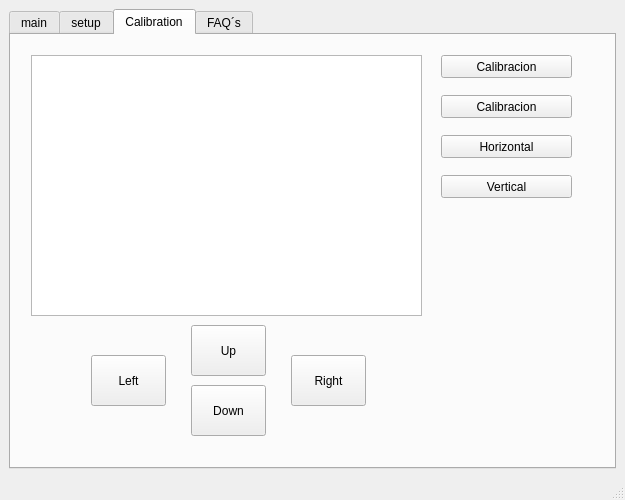
<?xml version="1.0" encoding="UTF-8"?>
<ui version="4.0">
 <class>Sistemadeposicionamiento</class>
 <widget class="QMainWindow" name="Sistemadeposicionamiento">
  <property name="geometry">
   <rect>
    <x>0</x>
    <y>0</y>
    <width>625</width>
    <height>500</height>
   </rect>
  </property>
  <property name="windowTitle">
   <string>Sistema de posiconamiento</string>
  </property>
  <widget class="QWidget" name="centralwidget">
   <layout class="QHBoxLayout" name="horizontalLayout">
    <item>
     <widget class="QTabWidget" name="tabWidget">
      <property name="currentIndex">
       <number>2</number>
      </property>
      <widget class="QWidget" name="tab">
       <attribute name="title">
        <string>main</string>
       </attribute>
       <widget class="QPushButton" name="pushButton">
        <property name="geometry">
         <rect>
          <x>30</x>
          <y>30</y>
          <width>251</width>
          <height>21</height>
         </rect>
        </property>
        <property name="text">
         <string>PushButton</string>
        </property>
       </widget>
       <widget class="QPushButton" name="pushButton_2">
        <property name="geometry">
         <rect>
          <x>30</x>
          <y>60</y>
          <width>251</width>
          <height>21</height>
         </rect>
        </property>
        <property name="text">
         <string>PushButton</string>
        </property>
       </widget>
       <widget class="QPushButton" name="pushButton_3">
        <property name="geometry">
         <rect>
          <x>30</x>
          <y>90</y>
          <width>251</width>
          <height>21</height>
         </rect>
        </property>
        <property name="text">
         <string>PushButton</string>
        </property>
       </widget>
       <widget class="QPushButton" name="pushButton_4">
        <property name="geometry">
         <rect>
          <x>30</x>
          <y>120</y>
          <width>251</width>
          <height>21</height>
         </rect>
        </property>
        <property name="text">
         <string>PushButton</string>
        </property>
       </widget>
       <widget class="QPushButton" name="pushButton_5">
        <property name="geometry">
         <rect>
          <x>30</x>
          <y>150</y>
          <width>251</width>
          <height>21</height>
         </rect>
        </property>
        <property name="text">
         <string>PushButton</string>
        </property>
       </widget>
       <widget class="QPushButton" name="pushButton_6">
        <property name="geometry">
         <rect>
          <x>30</x>
          <y>180</y>
          <width>251</width>
          <height>21</height>
         </rect>
        </property>
        <property name="text">
         <string>PushButton</string>
        </property>
       </widget>
       <widget class="QTableView" name="tableView">
        <property name="geometry">
         <rect>
          <x>30</x>
          <y>220</y>
          <width>256</width>
          <height>192</height>
         </rect>
        </property>
       </widget>
       <widget class="QGraphicsView" name="graphicsView">
        <property name="geometry">
         <rect>
          <x>320</x>
          <y>20</y>
          <width>256</width>
          <height>192</height>
         </rect>
        </property>
       </widget>
       <widget class="QGraphicsView" name="graphicsView_2">
        <property name="geometry">
         <rect>
          <x>320</x>
          <y>220</y>
          <width>256</width>
          <height>192</height>
         </rect>
        </property>
       </widget>
      </widget>
      <widget class="QWidget" name="tab_2">
       <attribute name="title">
        <string>setup</string>
       </attribute>
       <widget class="QLineEdit" name="lineEdit">
        <property name="geometry">
         <rect>
          <x>90</x>
          <y>20</y>
          <width>171</width>
          <height>20</height>
         </rect>
        </property>
       </widget>
       <widget class="QLabel" name="label_2">
        <property name="geometry">
         <rect>
          <x>10</x>
          <y>20</y>
          <width>71</width>
          <height>16</height>
         </rect>
        </property>
        <property name="text">
         <string>Nombre</string>
        </property>
       </widget>
       <widget class="QLineEdit" name="lineEdit_2">
        <property name="geometry">
         <rect>
          <x>10</x>
          <y>120</y>
          <width>81</width>
          <height>20</height>
         </rect>
        </property>
       </widget>
       <widget class="QLineEdit" name="lineEdit_3">
        <property name="geometry">
         <rect>
          <x>100</x>
          <y>120</y>
          <width>81</width>
          <height>20</height>
         </rect>
        </property>
       </widget>
       <widget class="QLineEdit" name="lineEdit_4">
        <property name="geometry">
         <rect>
          <x>190</x>
          <y>120</y>
          <width>81</width>
          <height>20</height>
         </rect>
        </property>
       </widget>
       <widget class="QPushButton" name="pushButton_7">
        <property name="geometry">
         <rect>
          <x>100</x>
          <y>150</y>
          <width>75</width>
          <height>23</height>
         </rect>
        </property>
        <property name="text">
         <string>Agregar</string>
        </property>
       </widget>
       <widget class="QLabel" name="label_3">
        <property name="geometry">
         <rect>
          <x>30</x>
          <y>100</y>
          <width>47</width>
          <height>13</height>
         </rect>
        </property>
        <property name="text">
         <string>Nombre</string>
        </property>
       </widget>
       <widget class="QLabel" name="label_4">
        <property name="geometry">
         <rect>
          <x>200</x>
          <y>100</y>
          <width>61</width>
          <height>16</height>
         </rect>
        </property>
        <property name="text">
         <string>Descripcion</string>
        </property>
       </widget>
       <widget class="QLabel" name="label_5">
        <property name="geometry">
         <rect>
          <x>120</x>
          <y>100</y>
          <width>47</width>
          <height>13</height>
         </rect>
        </property>
        <property name="text">
         <string>Letra</string>
        </property>
       </widget>
       <widget class="QPushButton" name="pushButton_9">
        <property name="geometry">
         <rect>
          <x>270</x>
          <y>20</y>
          <width>75</width>
          <height>23</height>
         </rect>
        </property>
        <property name="text">
         <string>Buscar</string>
        </property>
       </widget>
       <widget class="QTableWidget" name="tableWidget">
        <property name="geometry">
         <rect>
          <x>10</x>
          <y>190</y>
          <width>331</width>
          <height>192</height>
         </rect>
        </property>
        <column>
         <property name="text">
          <string>Nombre</string>
         </property>
        </column>
        <column>
         <property name="text">
          <string>Letra</string>
         </property>
        </column>
        <column>
         <property name="text">
          <string>Descripcion</string>
         </property>
        </column>
       </widget>
       <widget class="QLabel" name="label">
        <property name="geometry">
         <rect>
          <x>10</x>
          <y>60</y>
          <width>47</width>
          <height>13</height>
         </rect>
        </property>
        <property name="text">
         <string>Letra</string>
        </property>
       </widget>
       <widget class="QLineEdit" name="lineEdit_5">
        <property name="geometry">
         <rect>
          <x>90</x>
          <y>60</y>
          <width>171</width>
          <height>20</height>
         </rect>
        </property>
       </widget>
       <widget class="QPushButton" name="pushButton_8">
        <property name="geometry">
         <rect>
          <x>360</x>
          <y>20</y>
          <width>75</width>
          <height>23</height>
         </rect>
        </property>
        <property name="text">
         <string>Borrar</string>
        </property>
       </widget>
       <widget class="QPushButton" name="pushButton_10">
        <property name="geometry">
         <rect>
          <x>270</x>
          <y>60</y>
          <width>75</width>
          <height>23</height>
         </rect>
        </property>
        <property name="text">
         <string>Buscar</string>
        </property>
       </widget>
       <widget class="QLabel" name="label_6">
        <property name="geometry">
         <rect>
          <x>370</x>
          <y>60</y>
          <width>211</width>
          <height>81</height>
         </rect>
        </property>
        <property name="font">
         <font>
          <pointsize>14</pointsize>
         </font>
        </property>
        <property name="text">
         <string/>
        </property>
       </widget>
      </widget>
      <widget class="QWidget" name="tab_3">
       <attribute name="title">
        <string>Calibration</string>
       </attribute>
       <widget class="QTextBrowser" name="textBrowser">
        <property name="geometry">
         <rect>
          <x>20</x>
          <y>20</y>
          <width>391</width>
          <height>261</height>
         </rect>
        </property>
       </widget>
       <widget class="QPushButton" name="pushButton_15">
        <property name="geometry">
         <rect>
          <x>430</x>
          <y>20</y>
          <width>131</width>
          <height>23</height>
         </rect>
        </property>
        <property name="text">
         <string>Calibracion</string>
        </property>
       </widget>
       <widget class="QPushButton" name="pushButton_16">
        <property name="geometry">
         <rect>
          <x>430</x>
          <y>60</y>
          <width>131</width>
          <height>23</height>
         </rect>
        </property>
        <property name="text">
         <string>Calibracion</string>
        </property>
       </widget>
       <widget class="QPushButton" name="pushButton_17">
        <property name="geometry">
         <rect>
          <x>430</x>
          <y>100</y>
          <width>131</width>
          <height>23</height>
         </rect>
        </property>
        <property name="text">
         <string>Horizontal</string>
        </property>
       </widget>
       <widget class="QPushButton" name="pushButton_18">
        <property name="geometry">
         <rect>
          <x>430</x>
          <y>140</y>
          <width>131</width>
          <height>23</height>
         </rect>
        </property>
        <property name="text">
         <string>Vertical</string>
        </property>
       </widget>
       <widget class="QPushButton" name="up">
        <property name="geometry">
         <rect>
          <x>180</x>
          <y>290</y>
          <width>75</width>
          <height>51</height>
         </rect>
        </property>
        <property name="text">
         <string>Up</string>
        </property>
        <property name="shortcut">
         <string notr="true"/>
        </property>
        <property name="autoDefault">
         <bool>false</bool>
        </property>
       </widget>
       <widget class="QPushButton" name="left">
        <property name="geometry">
         <rect>
          <x>80</x>
          <y>320</y>
          <width>75</width>
          <height>51</height>
         </rect>
        </property>
        <property name="text">
         <string>Left</string>
        </property>
       </widget>
       <widget class="QPushButton" name="down">
        <property name="geometry">
         <rect>
          <x>180</x>
          <y>350</y>
          <width>75</width>
          <height>51</height>
         </rect>
        </property>
        <property name="text">
         <string>Down</string>
        </property>
       </widget>
       <widget class="QPushButton" name="right">
        <property name="geometry">
         <rect>
          <x>280</x>
          <y>320</y>
          <width>75</width>
          <height>51</height>
         </rect>
        </property>
        <property name="text">
         <string>Right</string>
        </property>
       </widget>
      </widget>
      <widget class="QWidget" name="tab_4">
       <attribute name="title">
        <string>FAQ´s</string>
       </attribute>
       <widget class="QPushButton" name="pushButton_23">
        <property name="geometry">
         <rect>
          <x>30</x>
          <y>50</y>
          <width>511</width>
          <height>23</height>
         </rect>
        </property>
        <property name="text">
         <string>Q1</string>
        </property>
       </widget>
       <widget class="QPushButton" name="pushButton_24">
        <property name="geometry">
         <rect>
          <x>30</x>
          <y>80</y>
          <width>511</width>
          <height>23</height>
         </rect>
        </property>
        <property name="text">
         <string>Q2</string>
        </property>
       </widget>
       <widget class="QPushButton" name="pushButton_25">
        <property name="geometry">
         <rect>
          <x>30</x>
          <y>110</y>
          <width>511</width>
          <height>23</height>
         </rect>
        </property>
        <property name="text">
         <string>Q3</string>
        </property>
       </widget>
       <widget class="QPushButton" name="pushButton_26">
        <property name="geometry">
         <rect>
          <x>30</x>
          <y>140</y>
          <width>511</width>
          <height>23</height>
         </rect>
        </property>
        <property name="text">
         <string>Q4</string>
        </property>
       </widget>
      </widget>
     </widget>
    </item>
   </layout>
  </widget>
  <widget class="QStatusBar" name="statusbar">
   <property name="sizeGripEnabled">
    <bool>true</bool>
   </property>
  </widget>
 </widget>
 <resources/>
 <connections/>
</ui>
